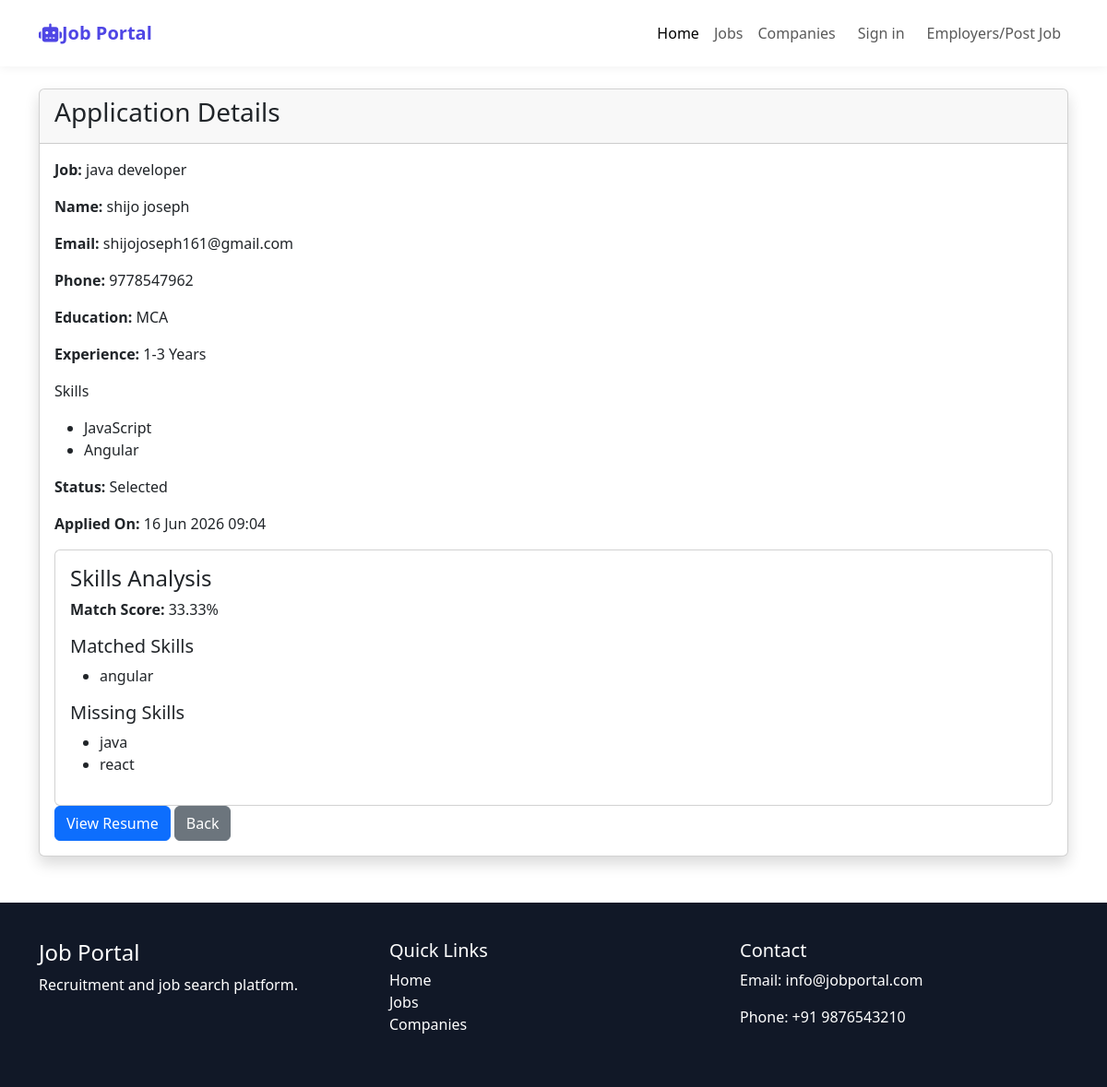
Screenshot of /jobs/application/7/ with the database file from the repository.
### job/models.py (models this page shows, shortened)
class JobApplication(models.Model):
    STATUS = (
        ('Applied', 'Applied'),
        ('Shortlisted', 'Shortlisted'),
        ('Rejected', 'Rejected'),
        ('Selected', 'Selected'),
    )
    job = models.ForeignKey(
        'job.Job',
        on_delete=models.CASCADE
    )
    applicant = models.ForeignKey(
        'jobseeker.JobSeeker',
        on_delete=models.CASCADE
    )
    applied_at = models.DateTimeField(
        auto_now_add=True
    )
    status = models.CharField(
        max_length=20,
        choices=STATUS,
        default='Applied'
    )

class Job(models.Model):
    JOB_TYPES = (
        ('Full Time', 'Full Time'),
        ('Part Time', 'Part Time'),
        ('Internship', 'Internship'),
        ('Remote', 'Remote'),
    )
    EXPERIENCE_CHOICES = [
        ('Fresher', 'Fresher'),
        ('0-1', '0-1 Years'),
        ('1-3', '1-3 Years'),
        ('3-5', '3-5 Years'),
        ('5-10', '5-10 Years'),
        ('10+', '10+ Years'),
    ]
    title = models.CharField(max_length=200)
    company = models.ForeignKey(
        Company,
        on_delete=models.CASCADE,
        related_name='jobs'
    )
    location = models.CharField(max_length=200)
    salary = models.DecimalField(max_digits=10, decimal_places=2, null=True, blank=True)
    job_type = models.CharField(max_length=20, choices=JOB_TYPES)
    experience = models.CharField(
            max_length=20,
            choices=EXPERIENCE_CHOICES
        )
    vacancies = models.PositiveIntegerField(default=1)
    description = models.TextField()
    category = models.ForeignKey(
        JobCategory,
        on_delete=models.CASCADE
    )
    skills = models.ManyToManyField(Skill)
    posted_date = models.DateTimeField(auto_now_add=True)
    application_deadline = models.DateField()
    is_active = models.BooleanField(default=True)
    is_featured = models.BooleanField(default=False)
    plan = models.ForeignKey(
        FeaturedPlan,
        on_delete=models.CASCADE,
        null=True,
        blank=True
    )
    featured_until = models.DateField(
        null=True,
        blank=True
    )

class Skill(models.Model):
    category = models.ForeignKey(
        JobCategory,
        on_delete=models.CASCADE,
        related_name='skills'
    )
    name = models.CharField(max_length=100)

### jobseeker/models.py (models this page shows, shortened)
class JobSeeker(models.Model):
    user = models.OneToOneField(
        settings.AUTH_USER_MODEL,
        on_delete=models.CASCADE
    )
    phone = models.CharField(max_length=15)
    GENDER_CHOICES = [
        ('Male', 'Male'),
        ('Female', 'Female'),
        ('Other', 'Other'),
    ]
    date_of_birth = models.DateField(
        blank=True,
        null=True
    )
    gender = models.CharField(max_length=10, choices=GENDER_CHOICES,blank=True,null=True)
    address = models.TextField()
    city = models.CharField(max_length=100)
    state = models.CharField(max_length=100)
    country = models.CharField(max_length=100)
    qualification = models.CharField(max_length=100)
    experience = models.CharField(
        max_length=50,
        default='Fresher'
    )
    category = models.ForeignKey(
        JobCategory,
        on_delete=models.CASCADE
    )
    skills = models.ManyToManyField(
        'job.Skill',
        blank=True
    )
    resume = models.FileField(
        upload_to='resumes/'
    )
    linkedin = models.URLField(
        blank=True
    )
    github = models.URLField(
        blank=True
    )
    objective = models.TextField()
    created_at = models.DateTimeField(
        auto_now_add=True
    )

### accounts/models.py (models this page shows)
class User(AbstractUser):
    USER_TYPES = (
        ('company', 'Company'),
        ('jobseeker', 'Job Seeker'),
    )
    user_type = models.CharField(max_length=20, choices=USER_TYPES)

### job/views.py (the view)
# urls.py: path('application/<int:application_id>/',views.application_detail,name='application_detail'),
def application_detail(request, application_id):
    application = get_object_or_404(
        JobApplication.objects.select_related(
            'job',
            'applicant'
        ),
        id=application_id
    )
    applicant_skills = [
        skill.name.lower()
        for skill in application.applicant.skills.all()
    ]
    job_skills = [
        skill.name.lower()
        for skill in application.job.skills.all()
    ]
    matched = list(set(applicant_skills) & set(job_skills))
    missing = list(set(job_skills) - set(applicant_skills))
    score = 0
    if job_skills:
        score = round(
            len(matched) / len(job_skills) * 100,
            2
        )
    skills = application.applicant.skills.all()
    return render(request, 'job/application_detail.html', {
        'application': application,
        'score': score,
        'matched': matched,
        'missing': missing,
        'skills' : skills
    })

### templates/job/application_detail.html (shortened to what this page needs)
{% extends 'base.html' %}
{% load static %}
{%  block css %}
  <link rel="stylesheet" href="{% static 'css/style.css' %}">
  <link rel="stylesheet" href="{% static 'css/companies.css' %}">
   {% endblock %}
{% block content %}
<div class="container mt-4">
    <div class="card shadow">
        <div class="card-header">
            <h3>Application Details</h3>
        </div>
        <div class="card-body">
            <p><strong>Job:</strong> {{ application.job.title }}</p>
            <p><strong>Name:</strong>
                {{ application.applicant.user.first_name }} {{ application.applicant.user.last_name }}
            </p>
            <p><strong>Email:</strong>
                {{ application.applicant.user.email }}
            </p>
            <p><strong>Phone:</strong>
                {{ application.applicant.phone }}
            </p>
            <p><strong>Education:</strong>
                {{ application.applicant.qualification }}
            </p>
            <p><strong>Experience:</strong>
                {{ application.applicant.experience }} Years
            </p>
           <p>Skills</p>
            <ul>
                {% for skill in application.applicant.skills.all %}
                    <li>{{ skill.name }}</li>
                {% empty %}
                    <li>No skills added</li>
                {% endfor %}
            </ul>
            <p><strong>Status:</strong>
                {{ application.status }}
            </p>
            <p><strong>Applied On:</strong>
                {{ application.applied_at|date:"d M Y H:i" }}
            </p>
             {% if score is not None %}
            <div class="card mt-3">
                <div class="card-body">
                    <h4>Skills Analysis</h4>
                    <p>
                        <strong>Match Score:</strong>
                        {{ score }}%
                    </p>
                    <h5>Matched Skills</h5>
                    <ul>
                        {% for skill in matched %}
                            <li>{{ skill }}</li>
                        {% endfor %}
                    </ul>
                    <h5>Missing Skills</h5>
                    <ul>
                        {% for skill in missing %}
                            <li>{{ skill }}</li>
                        {% endfor %}
                    </ul>
                </div>
            </div>
            {% endif %}
            {% if application.applicant.resume %}
                <a href="{{ application.applicant.resume.url }}"
                   target="_blank"
                   class="btn btn-primary">
                    View Resume
                </a>
            {% endif %}
            <a href="javascript:history.back()"
               class="btn btn-secondary">
                Back
            </a>
        </div>
    </div>
</div>
{% endblock %}

### static/css/style.css (style rules this page uses)
body { font-family: Arial, sans-serif; background: #f5f7fb; display: flex; flex-direction: column; min-height: 100vh; }
html, body { height: 100%; margin: 0; }

### static/css/companies.css (style rules this page uses)
body { font-family: Arial, sans-serif; background:#f5f7fa; }

### rows the page displays
JobApplication: job "java developer", applicant.user.first_name "shijo", applicant.user.last_name "joseph", applicant.user.email "shijojoseph161@gmail.com", applicant.phone "9778547962", applicant.qualification "MCA", applicant.experience "1-3", status "Selected", applied_at "16 Jun 2026 09:04"
Skill: name "JavaScript"
Skill: name "Angular"
Skill: name "java"
Skill: name "react"

### other values shown
{{ score }} "33.33"
{{ skill }} "angular"
